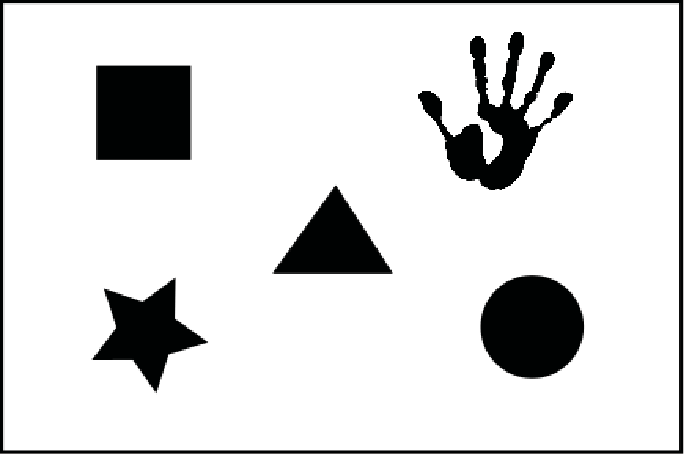
#> input picture Notebooks/imagen-binaria.png, 684 x 454 px
$ jupyter execute EL442_07_relaciones-entre-pixeles.ipynb   (shell and % lines are left out)
#> lines starting #> are read from the running program, lines starting #| are printed output that depends on the picture; after the words box and inside, x2 and y2 are one past the last pixel; in counts of white or black regions, pixels touching at a corner belong together
# Relaciones entre Pixeles<a class="tocSkip">
## TRATAMIENTO DE SEÑALES <a class="tocSkip">
### Ingenieria Electrónica <a class="tocSkip">
### Universidad Popular del Cesar <a class="tocSkip">
### Prof.: Jose Ramón Iglesias Gamarra - [https://github.com/joseramoniglesias/](https://github.com/joseramoniglesias/) <a class="tocSkip">
  **joseiglesias@unicesar.edu.co**

[cell 1]
import cv2
import numpy as np
import matplotlib.pyplot as plt

import pylab
pylab.rcParams['figure.figsize'] = (3.0, 3.0)

[cell 2]
input_image=cv2.imread('imagen-binaria.png', cv2.IMREAD_GRAYSCALE)
#> input_image: shape (454, 684); min 0, max 255, mean 218.9
img_max = np.max(input_image)
#> img_max = 255
img_min = np.min(input_image)
#> img_min = 0
print("Dimensiones de la imagen: ", input_image.shape)
#| Dimensiones de la imagen:  (454, 684)
print("Tipo de dato: ", input_image.dtype)
#| Tipo de dato:  uint8
print("Nivel máximo de intensidad: ", img_max)
#| Nivel máximo de intensidad:  255
print("Nivel mínimo de intensidad: ", img_min)
#| Nivel mínimo de intensidad:  0
plt.imshow(input_image, cmap='gray')
plt.show()

[cell 3]
patch = (input_image[50:200, 70:200] > 100).astype(np.uint8)
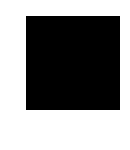
#> patch: shape (150, 130); values 0 (black) and 1 (white), 54.7% white; 1 black region, box (x1, y1, x2, y2) and area: (26, 16, 120, 110) 8836
plt.imshow(patch, cmap='gray')
plt.show()

[cell 4]
def four_adyacency(img, x0, y0, V, pos='arriba'):
    if pos == 'arriba' and img[x0,y0]==V and img[x0,y0]==img[x0-1, y0]:
        return True
    elif pos == 'abajo' and img[x0,y0]==V and img[x0,y0]==img[x0+1, y0]:
        return True
    elif pos == 'izq' and img[x0,y0]==V and img[x0,y0]==img[x0, y0-1]:
        return True
    elif pos == 'der' and img[x0,y0]==V and img[x0,y0]==img[x0, y0+1]:
        return True
    else:
        return False

def display_neighbors(img, x0, y0):
    print('   |   |')
    print(' ' + str(img[x0-1,y0-1]) + ' | ' + str(img[x0-1,y0]) + ' | ' + str(img[x0-1,y0+1]))
    print('   |   |')
    print('-----------')
    print('   |   |')
    print(' ' + str(img[x0,y0-1]) + ' | ' + str(img[x0,y0]) + ' | ' + str(img[x0,y0+1]))
    print('   |   |')
    print('-----------')
    print('   |   |')
    print(' ' + str(img[x0+1,y0-1]) + ' | ' + str(img[x0+1,y0]) + ' | ' + str(img[x0+1,y0+1]))
    print('   |   |')

[cell 5]
x = 16
y = 27
V = 0
arr = four_adyacency(patch, x0=x, y0=y, V=V)
#> arr = False
ab = four_adyacency(patch, x0=x, y0=y, V=V, pos='abajo')
#> ab = True
izq = four_adyacency(patch, x0=x, y0=y, V=V, pos='izq')
#> izq = True
der = four_adyacency(patch, x0=x, y0=y, V=V, pos='der')
#> der = True
print(f"El píxel ({x},{y}) cumple la 4 adyacencia:\n Arriba: {arr}\n Abajo: {ab}\n Izquierda: {izq}\n Derecha: {der}")
#| El píxel (16,27) cumple la 4 adyacencia:
#|  Arriba: False
#|  Abajo: True
#|  Izquierda: True
#|  Derecha: True
display_neighbors(patch, x0=x, y0=y)
#|  1 | 1 | 1
#|  0 | 0 | 0
#|  0 | 0 | 0
